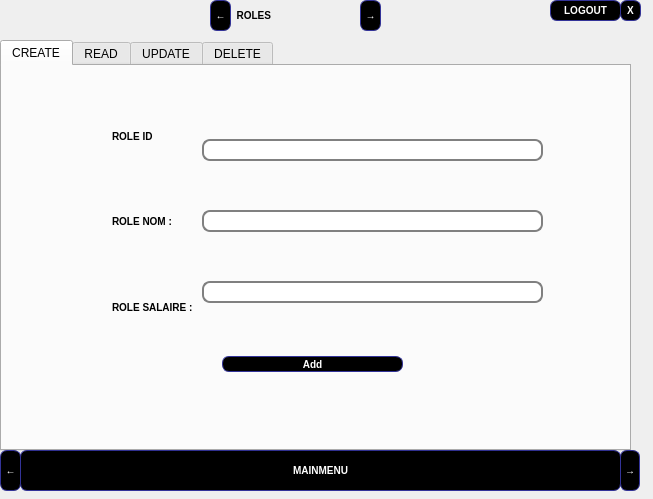
<?xml version="1.0" encoding="UTF-8"?>
<ui version="4.0">
 <class>dialogrole</class>
 <widget class="QDialog" name="dialogrole">
  <property name="geometry">
   <rect>
    <x>0</x>
    <y>0</y>
    <width>653</width>
    <height>499</height>
   </rect>
  </property>
  <property name="windowTitle">
   <string>Dialog</string>
  </property>
  <property name="styleSheet">
   <string notr="true">QLabel {
font-weight: bold;
font-size: 10px;
}
QLineEdit {
padding: 1px;
border-style: solid;
border: 2px solid gray;
border-radius: 8px;
}

QLabel {
font-weight: bold;
font-size: 10px;
}
QLineEdit {
padding: 1px;
border-style: solid;
border: 2px solid gray;
border-radius: 8px;
}


QPushButton {
color: white;
font-weight: bold;
background-color: black;
border-width: 1px;
border-color: #339;
border-style: solid;
border-radius: 7;
padding: 3px;
font-size: 10px;
padding-left: 5px;
padding-right: 5px;

}
QPushButton:hover { background-color: white;
color:black;
text-decoration: underline; }
</string>
  </property>
  <widget class="QLabel" name="label_13">
   <property name="geometry">
    <rect>
     <x>220</x>
     <y>0</y>
     <width>151</width>
     <height>31</height>
    </rect>
   </property>
   <property name="styleSheet">
    <string notr="true">border-image: url(:/image/image/Capture53.png);</string>
   </property>
   <property name="text">
    <string>      ROLES</string>
   </property>
  </widget>
  <widget class="QPushButton" name="nextmodule">
   <property name="geometry">
    <rect>
     <x>620</x>
     <y>450</y>
     <width>20</width>
     <height>41</height>
    </rect>
   </property>
   <property name="styleSheet">
    <string notr="true">border-image: url(:/image/image/Capture53.png);</string>
   </property>
   <property name="text">
    <string>→</string>
   </property>
  </widget>
  <widget class="QPushButton" name="prevcrud">
   <property name="geometry">
    <rect>
     <x>210</x>
     <y>0</y>
     <width>21</width>
     <height>31</height>
    </rect>
   </property>
   <property name="styleSheet">
    <string notr="true">border-image: url(:/image/image/Capture53.png);</string>
   </property>
   <property name="text">
    <string>←</string>
   </property>
  </widget>
  <widget class="QPushButton" name="back">
   <property name="geometry">
    <rect>
     <x>20</x>
     <y>450</y>
     <width>601</width>
     <height>41</height>
    </rect>
   </property>
   <property name="cursor">
    <cursorShape>PointingHandCursor</cursorShape>
   </property>
   <property name="styleSheet">
    <string notr="true">border-image: url(:/image/image/Capture53.png);</string>
   </property>
   <property name="text">
    <string>MAINMENU</string>
   </property>
  </widget>
  <widget class="QTabWidget" name="tabWidget">
   <property name="geometry">
    <rect>
     <x>0</x>
     <y>40</y>
     <width>631</width>
     <height>411</height>
    </rect>
   </property>
   <property name="currentIndex">
    <number>0</number>
   </property>
   <widget class="QWidget" name="create">
    <attribute name="title">
     <string>CREATE</string>
    </attribute>
    <widget class="QPushButton" name="ajouter">
     <property name="geometry">
      <rect>
       <x>220</x>
       <y>290</y>
       <width>181</width>
       <height>16</height>
      </rect>
     </property>
     <property name="cursor">
      <cursorShape>PointingHandCursor</cursorShape>
     </property>
     <property name="styleSheet">
      <string notr="true">border-image: url(:/image/image/Capture53.png);</string>
     </property>
     <property name="text">
      <string>Add</string>
     </property>
    </widget>
    <widget class="QWidget" name="verticalLayoutWidget">
     <property name="geometry">
      <rect>
       <x>110</x>
       <y>30</y>
       <width>91</width>
       <height>251</height>
      </rect>
     </property>
     <layout class="QVBoxLayout" name="verticalLayout">
      <item>
       <widget class="QLabel" name="label_8">
        <property name="text">
         <string>ROLE ID</string>
        </property>
       </widget>
      </item>
      <item>
       <widget class="QLabel" name="label_9">
        <property name="text">
         <string>ROLE NOM :</string>
        </property>
       </widget>
      </item>
      <item>
       <widget class="QLabel" name="label_10">
        <property name="text">
         <string>ROLE SALAIRE :</string>
        </property>
       </widget>
      </item>
     </layout>
    </widget>
    <widget class="QWidget" name="verticalLayoutWidget_2">
     <property name="geometry">
      <rect>
       <x>200</x>
       <y>30</y>
       <width>341</width>
       <height>251</height>
      </rect>
     </property>
     <layout class="QVBoxLayout" name="verticalLayout_2">
      <item>
       <widget class="QLineEdit" name="lineEdit_id">
        <property name="styleSheet">
         <string notr="true">border-image: url(:/image/image/Capture5.png);</string>
        </property>
       </widget>
      </item>
      <item>
       <widget class="QLineEdit" name="lineEdit_nom">
        <property name="styleSheet">
         <string notr="true">border-image: url(:/image/image/Capture5.png);</string>
        </property>
       </widget>
      </item>
      <item>
       <widget class="QLineEdit" name="lineEdit_salaire">
        <property name="styleSheet">
         <string notr="true">border-image: url(:/image/image/Capture5.png);</string>
        </property>
       </widget>
      </item>
     </layout>
    </widget>
   </widget>
   <widget class="QWidget" name="read">
    <attribute name="title">
     <string>READ</string>
    </attribute>
    <widget class="QTableView" name="tabcli">
     <property name="geometry">
      <rect>
       <x>10</x>
       <y>40</y>
       <width>611</width>
       <height>251</height>
      </rect>
     </property>
     <property name="styleSheet">
      <string notr="true">border-image: url(:/image/image/Capture54.png);</string>
     </property>
    </widget>
    <widget class="QLineEdit" name="search">
     <property name="geometry">
      <rect>
       <x>490</x>
       <y>10</y>
       <width>113</width>
       <height>20</height>
      </rect>
     </property>
     <property name="styleSheet">
      <string notr="true">border-image: url(:/image/image/Capture5.png);</string>
     </property>
    </widget>
    <widget class="QPushButton" name="id_asc">
     <property name="geometry">
      <rect>
       <x>-60</x>
       <y>40</y>
       <width>201</width>
       <height>31</height>
      </rect>
     </property>
     <property name="styleSheet">
      <string notr="true">
QPushButton {
color: grey;
font-weight: bold;
background-color: none;
border-width: none;
border-color: none;
border-style: none;
border-radius: none;
padding: none;


}
QPushButton:hover { background-color: none;
color:black;
text-decoration: none; }</string>
     </property>
     <property name="text">
      <string>                                      ^</string>
     </property>
    </widget>
    <widget class="QPushButton" name="id_desc">
     <property name="geometry">
      <rect>
       <x>20</x>
       <y>40</y>
       <width>121</width>
       <height>31</height>
      </rect>
     </property>
     <property name="styleSheet">
      <string notr="true">
QPushButton {
color: grey;
font-weight: none;
background-color: none;
border-width: none;
border-color: none;
border-style: none;
border-radius: none;
padding: none;


}
QPushButton:hover { background-color: none;
color:black;
text-decoration: none; }</string>
     </property>
     <property name="text">
      <string>           v</string>
     </property>
    </widget>
    <widget class="QPushButton" name="num_asc">
     <property name="geometry">
      <rect>
       <x>130</x>
       <y>40</y>
       <width>101</width>
       <height>31</height>
      </rect>
     </property>
     <property name="styleSheet">
      <string notr="true">
QPushButton {
color: grey;
font-weight: bold;
background-color: none;
border-width: none;
border-color: none;
border-style: none;
border-radius: none;
padding: none;
font-size: 10px;
padding-left: 5px;
padding-right: 5px;

}
QPushButton:hover { background-color: none;
color:black;
text-decoration: none; }</string>
     </property>
     <property name="text">
      <string>                            ^</string>
     </property>
    </widget>
    <widget class="QPushButton" name="num_desc">
     <property name="geometry">
      <rect>
       <x>130</x>
       <y>40</y>
       <width>101</width>
       <height>31</height>
      </rect>
     </property>
     <property name="styleSheet">
      <string notr="true">
QPushButton {
color: grey;
font-weight: bold;
background-color: none;
border-width: none;
border-color: none;
border-style: none;
border-radius: none;
padding: none;
font-size: 10px;
padding-left: 5px;
padding-right: 5px;

}
QPushButton:hover { background-color: none;
color:black;
text-decoration: none; }</string>
     </property>
     <property name="text">
      <string>                            v</string>
     </property>
    </widget>
    <widget class="QPushButton" name="des_asc">
     <property name="geometry">
      <rect>
       <x>220</x>
       <y>40</y>
       <width>101</width>
       <height>31</height>
      </rect>
     </property>
     <property name="styleSheet">
      <string notr="true">
QPushButton {
color: grey;
font-weight: bold;
background-color: none;
border-width: none;
border-color: none;
border-style: none;
border-radius: none;
padding: none;
font-size: 10px;
padding-left: 5px;
padding-right: 5px;

}
QPushButton:hover { background-color: none;
color:black;
text-decoration: none; }</string>
     </property>
     <property name="text">
      <string>                            ^</string>
     </property>
    </widget>
    <widget class="QPushButton" name="des_desc">
     <property name="geometry">
      <rect>
       <x>220</x>
       <y>40</y>
       <width>101</width>
       <height>31</height>
      </rect>
     </property>
     <property name="styleSheet">
      <string notr="true">
QPushButton {
color: grey;
font-weight: bold;
background-color: none;
border-width: none;
border-color: none;
border-style: none;
border-radius: none;
padding: none;
font-size: 10px;
padding-left: 5px;
padding-right: 5px;

}
QPushButton:hover { background-color: none;
color:black;
text-decoration: none; }</string>
     </property>
     <property name="text">
      <string>                            v</string>
     </property>
    </widget>
    <widget class="QPushButton" name="montant_asc">
     <property name="geometry">
      <rect>
       <x>325</x>
       <y>40</y>
       <width>101</width>
       <height>31</height>
      </rect>
     </property>
     <property name="styleSheet">
      <string notr="true">
QPushButton {
color: grey;
font-weight: bold;
background-color: none;
border-width: none;
border-color: none;
border-style: none;
border-radius: none;
padding: none;
font-size: 10px;
padding-left: 5px;
padding-right: 5px;

}
QPushButton:hover { background-color: none;
color:black;
text-decoration: none; }</string>
     </property>
     <property name="text">
      <string>                            ^</string>
     </property>
    </widget>
    <widget class="QPushButton" name="montant_desc">
     <property name="geometry">
      <rect>
       <x>325</x>
       <y>40</y>
       <width>101</width>
       <height>31</height>
      </rect>
     </property>
     <property name="styleSheet">
      <string notr="true">
QPushButton {
color: grey;
font-weight: bold;
background-color: none;
border-width: none;
border-color: none;
border-style: none;
border-radius: none;
padding: none;
font-size: 10px;
padding-left: 5px;
padding-right: 5px;

}
QPushButton:hover { background-color: none;
color:black;
text-decoration: none; }</string>
     </property>
     <property name="text">
      <string>                            v</string>
     </property>
    </widget>
    <widget class="QPushButton" name="type_asc">
     <property name="geometry">
      <rect>
       <x>420</x>
       <y>40</y>
       <width>101</width>
       <height>31</height>
      </rect>
     </property>
     <property name="styleSheet">
      <string notr="true">
QPushButton {
color: grey;
font-weight: bold;
background-color: none;
border-width: none;
border-color: none;
border-style: none;
border-radius: none;
padding: none;
font-size: 10px;
padding-left: 5px;
padding-right: 5px;

}
QPushButton:hover { background-color: none;
color:black;
text-decoration: none; }</string>
     </property>
     <property name="text">
      <string>                            ^</string>
     </property>
    </widget>
    <widget class="QPushButton" name="type_desc">
     <property name="geometry">
      <rect>
       <x>420</x>
       <y>40</y>
       <width>101</width>
       <height>31</height>
      </rect>
     </property>
     <property name="styleSheet">
      <string notr="true">
QPushButton {
color: grey;
font-weight: bold;
background-color: none;
border-width: none;
border-color: none;
border-style: none;
border-radius: none;
padding: none;
font-size: 10px;
padding-left: 5px;
padding-right: 5px;

}
QPushButton:hover { background-color: none;
color:black;
text-decoration: none; }</string>
     </property>
     <property name="text">
      <string>                            v</string>
     </property>
    </widget>
    <widget class="QPushButton" name="pushButton">
     <property name="geometry">
      <rect>
       <x>20</x>
       <y>10</y>
       <width>61</width>
       <height>21</height>
      </rect>
     </property>
     <property name="styleSheet">
      <string notr="true">border-image: url(:/image/image/Capture53.png);</string>
     </property>
     <property name="text">
      <string>PRINT</string>
     </property>
    </widget>
    <widget class="QPushButton" name="pushButton_2">
     <property name="geometry">
      <rect>
       <x>130</x>
       <y>340</y>
       <width>161</width>
       <height>23</height>
      </rect>
     </property>
     <property name="styleSheet">
      <string notr="true">border-image: url(:/image/image/Capture53.png);</string>
     </property>
     <property name="text">
      <string>Delete</string>
     </property>
    </widget>
    <widget class="QPushButton" name="pushButton_3">
     <property name="geometry">
      <rect>
       <x>324</x>
       <y>340</y>
       <width>161</width>
       <height>23</height>
      </rect>
     </property>
     <property name="styleSheet">
      <string notr="true">border-image: url(:/image/image/Capture53.png);</string>
     </property>
     <property name="text">
      <string>Modify</string>
     </property>
    </widget>
    <widget class="QWidget" name="horizontalLayoutWidget">
     <property name="geometry">
      <rect>
       <x>10</x>
       <y>300</y>
       <width>591</width>
       <height>41</height>
      </rect>
     </property>
     <layout class="QHBoxLayout" name="horizontalLayout">
      <item>
       <widget class="QLineEdit" name="txt_id">
        <property name="styleSheet">
         <string notr="true">border-image: url(:/image/image/Capture5.png);</string>
        </property>
       </widget>
      </item>
      <item>
       <widget class="QLineEdit" name="txt_num">
        <property name="styleSheet">
         <string notr="true">border-image: url(:/image/image/Capture5.png);</string>
        </property>
       </widget>
      </item>
      <item>
       <widget class="QLineEdit" name="txt_des">
        <property name="styleSheet">
         <string notr="true">border-image: url(:/image/image/Capture5.png);</string>
        </property>
       </widget>
      </item>
     </layout>
    </widget>
   </widget>
   <widget class="QWidget" name="update">
    <attribute name="title">
     <string>UPDATE</string>
    </attribute>
    <widget class="QLineEdit" name="idEdit">
     <property name="geometry">
      <rect>
       <x>170</x>
       <y>50</y>
       <width>231</width>
       <height>20</height>
      </rect>
     </property>
     <property name="styleSheet">
      <string notr="true">border-image: url(:/image/image/Capture5.png);</string>
     </property>
    </widget>
    <widget class="QPushButton" name="edit">
     <property name="geometry">
      <rect>
       <x>430</x>
       <y>50</y>
       <width>62</width>
       <height>21</height>
      </rect>
     </property>
     <property name="cursor">
      <cursorShape>PointingHandCursor</cursorShape>
     </property>
     <property name="styleSheet">
      <string notr="true">border-image: url(:/image/image/Capture53.png);</string>
     </property>
     <property name="text">
      <string>Select</string>
     </property>
    </widget>
    <widget class="QLabel" name="label_3">
     <property name="geometry">
      <rect>
       <x>90</x>
       <y>50</y>
       <width>61</width>
       <height>21</height>
      </rect>
     </property>
     <property name="text">
      <string>ID :</string>
     </property>
    </widget>
    <widget class="QLineEdit" name="edit_idc">
     <property name="geometry">
      <rect>
       <x>170</x>
       <y>140</y>
       <width>231</width>
       <height>20</height>
      </rect>
     </property>
     <property name="styleSheet">
      <string notr="true">border-image: url(:/image/image/Capture5.png);</string>
     </property>
    </widget>
    <widget class="QLineEdit" name="editDate">
     <property name="geometry">
      <rect>
       <x>172</x>
       <y>230</y>
       <width>231</width>
       <height>20</height>
      </rect>
     </property>
     <property name="styleSheet">
      <string notr="true">border-image: url(:/image/image/Capture5.png);</string>
     </property>
    </widget>
    <widget class="QPushButton" name="editOk">
     <property name="geometry">
      <rect>
       <x>240</x>
       <y>320</y>
       <width>161</width>
       <height>21</height>
      </rect>
     </property>
     <property name="cursor">
      <cursorShape>PointingHandCursor</cursorShape>
     </property>
     <property name="styleSheet">
      <string notr="true">border-image: url(:/image/image/Capture53.png);</string>
     </property>
     <property name="text">
      <string>Save</string>
     </property>
    </widget>
    <widget class="QLabel" name="label_4">
     <property name="geometry">
      <rect>
       <x>80</x>
       <y>130</y>
       <width>81</width>
       <height>51</height>
      </rect>
     </property>
     <property name="text">
      <string>NEW NOM : </string>
     </property>
    </widget>
    <widget class="QLabel" name="label_5">
     <property name="geometry">
      <rect>
       <x>60</x>
       <y>230</y>
       <width>81</width>
       <height>31</height>
      </rect>
     </property>
     <property name="text">
      <string>NEW SALAIRE :</string>
     </property>
    </widget>
   </widget>
   <widget class="QWidget" name="deletee">
    <attribute name="title">
     <string>DELETE</string>
    </attribute>
    <widget class="QPushButton" name="delete_btn">
     <property name="geometry">
      <rect>
       <x>260</x>
       <y>210</y>
       <width>62</width>
       <height>21</height>
      </rect>
     </property>
     <property name="cursor">
      <cursorShape>PointingHandCursor</cursorShape>
     </property>
     <property name="styleSheet">
      <string notr="true">border-image: url(:/image/image/Capture53.png);</string>
     </property>
     <property name="text">
      <string>Delete</string>
     </property>
    </widget>
    <widget class="QLabel" name="label_2">
     <property name="geometry">
      <rect>
       <x>90</x>
       <y>130</y>
       <width>47</width>
       <height>21</height>
      </rect>
     </property>
     <property name="text">
      <string>ID :</string>
     </property>
    </widget>
    <widget class="QLineEdit" name="deleteLine">
     <property name="geometry">
      <rect>
       <x>150</x>
       <y>130</y>
       <width>291</width>
       <height>20</height>
      </rect>
     </property>
     <property name="styleSheet">
      <string notr="true">border-image: url(:/image/image/Capture5.png);</string>
     </property>
    </widget>
   </widget>
  </widget>
  <widget class="QPushButton" name="logout">
   <property name="geometry">
    <rect>
     <x>550</x>
     <y>0</y>
     <width>71</width>
     <height>21</height>
    </rect>
   </property>
   <property name="cursor">
    <cursorShape>PointingHandCursor</cursorShape>
   </property>
   <property name="styleSheet">
    <string notr="true">border-image: url(:/image/image/Capture53.png);</string>
   </property>
   <property name="text">
    <string>LOGOUT</string>
   </property>
  </widget>
  <widget class="QPushButton" name="nextcrud">
   <property name="geometry">
    <rect>
     <x>360</x>
     <y>0</y>
     <width>21</width>
     <height>31</height>
    </rect>
   </property>
   <property name="styleSheet">
    <string notr="true">border-image: url(:/image/image/Capture53.png);</string>
   </property>
   <property name="text">
    <string>→</string>
   </property>
  </widget>
  <widget class="QPushButton" name="logout_2">
   <property name="geometry">
    <rect>
     <x>620</x>
     <y>0</y>
     <width>21</width>
     <height>21</height>
    </rect>
   </property>
   <property name="cursor">
    <cursorShape>PointingHandCursor</cursorShape>
   </property>
   <property name="styleSheet">
    <string notr="true">border-image: url(:/image/image/Capture53.png);</string>
   </property>
   <property name="text">
    <string>X</string>
   </property>
  </widget>
  <widget class="QPushButton" name="previousmodule">
   <property name="geometry">
    <rect>
     <x>0</x>
     <y>450</y>
     <width>21</width>
     <height>41</height>
    </rect>
   </property>
   <property name="styleSheet">
    <string notr="true">border-image: url(:/image/image/Capture53.png);</string>
   </property>
   <property name="text">
    <string>←</string>
   </property>
  </widget>
 </widget>
 <resources/>
 <connections/>
</ui>
